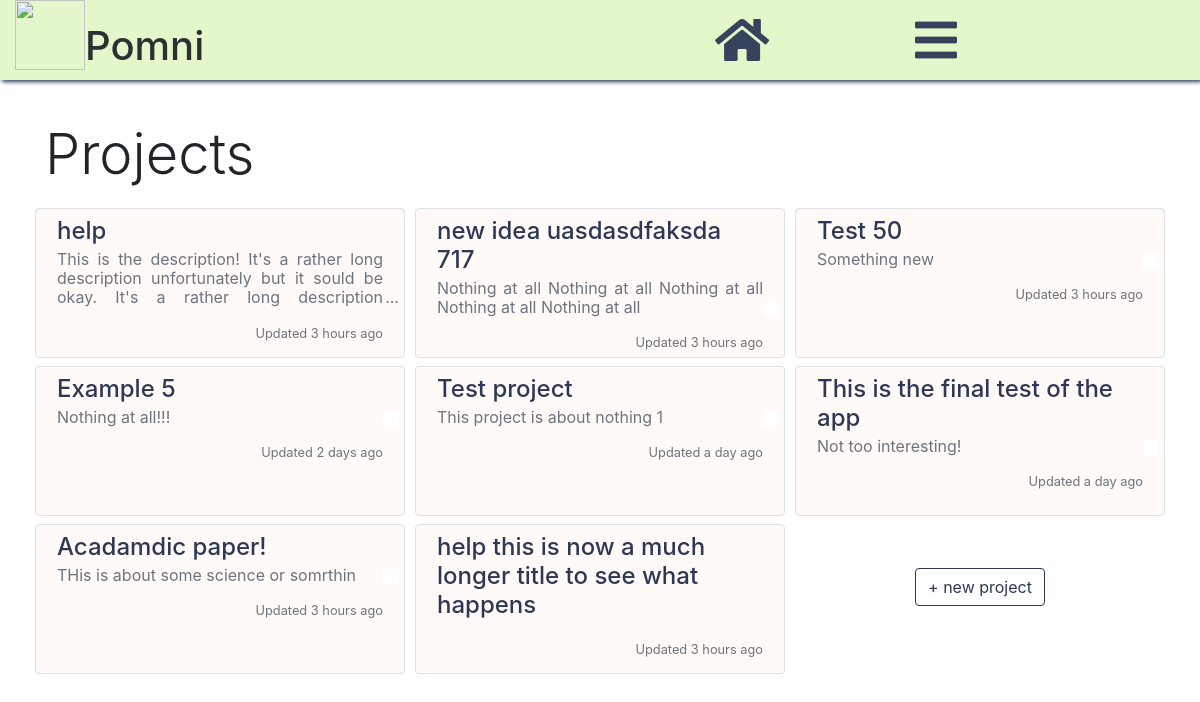
/dashboard/ (signed in), run on the app's committed database.
### app/models.py (models this page shows, shortened)
class Project(db.Model):
    id = db.Column(db.Integer, primary_key=True)
    title = db.Column(db.String(120), index=True)
    description = db.Column(db.String(240))
    current_stage = db.Column(db.Integer, default=-1)
    num_sessions = db.Column(db.Integer, default=0)
    study_length = db.Column(db.Integer, default=25)
    summary_length = db.Column(db.Integer, default=2)
    s_break_length = db.Column(db.Integer, default=3)
    l_break_length = db.Column(db.Integer, default=20)
    pom_num = db.Column(db.Integer, default=3)
    cycle_num = db.Column(db.Integer, default=2)
    timestamp = db.Column(db.DateTime, index=True, default=datetime.utcnow())
    last_timestamp = db.Column(db.DateTime, index=True, default=datetime.utcnow())
    user_id = db.Column(db.Integer, db.ForeignKey('user.id'))
    pomodoros = db.relationship('Pomodoro', backref='project', lazy='dynamic')

### app/routes.py (the view)
@app.route("/dashboard/", methods=['GET', 'POST'])
@login_required
def dashboard():
    project0 = Project.query.filter_by(user_id=current_user.id).first()
    projects = Project.query.filter_by(user_id=current_user.id)
    if project0 is None:
        has_projects = False
        return render_template('dashboard.html',
                                projects=projects,
                                has_projects=has_projects, title='Dashboard')
    else:
        has_projects = True
        return render_template('dashboard.html',
                                projects=projects,
                                has_projects=has_projects, title='Dashboard')

### app/models.py (called while the page is built)
@login.user_loader
def load_user(id):
    return User.query.get(int(id))

### app/templates/dashboard.html (shortened to what this page needs)
{% extends "base.html" %}
{% block page_title %}
<div class="row">
  <div class="col-md-6">
    <h2 class="display-4 pb-2">Projects</h2>
    </div>
</div>
{% endblock %}
{% block app_content %}
  <div class="row">
  {% if has_projects %}
    {% for n in range((projects.all() | length)+1) %}
    {% if n == (projects.all() | length) %}
    <div class="col-lg-4 col-md-6">
    <div class="text-center">
        <a href="/new_project/" class='btn btn-outline-primary btn-large ml-5 m-5'>+ new project</a>
    </div>
    </div>
    {% else %}
    <div class="col-lg-4 col-md-6 my-1">
      <div class="border rounded project-box">
          <div class="d-flex flex-column justify-content-around m-2">
            <div class="">
                <a  href="/project/{{projects[n].title}}">
                  <h4 class="d-inline text-primary">{{ projects[n].title }}</h3>
                </a>
            </div>
            <div class="pt-1">
              <p class="block-with-text text-muted">{{ projects[n].description }}</p>
            </div>
            <div class="align-bottom">
              <small><p class="text-muted text-right align-bottom mt-auto" id="last_updated{{n}}">
              </p> </small>
            </div>
          </div>
        </div>
      </div>
  {% endif %}
  {% endfor %}
  {% else %}
    <h4>Let's get to work. <a href="/new_project/">Start a new project!</a></h4>
  {% endif %}
  </div>
{% endblock %}

### app/templates/base.html (shortened to what this page needs)
<!DOCTYPE html>
<html lang="en">
  {% block head %}
      <link rel="stylesheet" href="https://use.fontawesome.com/releases/v5.4.1/css/all.css">
      <link rel= "stylesheet" type= "text/css" href= "{{ url_for('static', filename='css/bootstrap.min.css')}}">
      <link rel= "stylesheet" type= "text/css" href= "{{ url_for('static', filename='css/style.min.css')}}">
  {% endblock %}
</head>
<body>
{% block navbar %}
<div class="fixed-top topbar">
  <div class="container-fluid">
  <div class="row">
      <div class="col-7 d-inline-block">
      <a href="/"><img src="https://image.flaticon.com/icons/svg/167/167283.svg" height="70" width="70"></a><h1 class="d-inline align-bottom">Pomni</h1></div>
      <div class="col-2"> <a href="/" role="button"><i class="py-3 fas fa-home fa-3x text-primary"></i></a></div>
    <div class="col-3 ml-auto" id="nav_dropdown">
        <a href="#" id="navbarDropdown" role="button" data-toggle="dropdown" aria-haspopup="true" aria-expanded="false">
            <i class="py-3 fas fa-bars fa-3x text-primary" ></i>
        </a>
      </div>
    </div>
  </div>
</div>
{% endblock %}
{% block content %}
    <div class="container py-3">
      {% block page_title %}{% endblock %}
      <div>
        {% block app_content %}
        {% endblock %}
        </div>
    </div>
{% endblock %}
</body>
</html>

### data on the page
Project: title "help", description "This is the description! It's a rather long description unfortunately but it sould be okay. It's a rather long description…"
Project: title "new idea uasdasdfaksda 717", description "Nothing at all Nothing at all Nothing at all Nothing at all Nothing at all"
Project: title "Test 50", description "Something new"
Project: title "Example 5", description "Nothing at all!!!"
Project: title "Test project", description "This project is about nothing 1"
Project: title "This is the final test of the app", description "Not too interesting!"
Project: title "Acadamdic paper!", description "THis is about some science or somrthin"
Project: title "help this is now a much longer title to see what happens"
